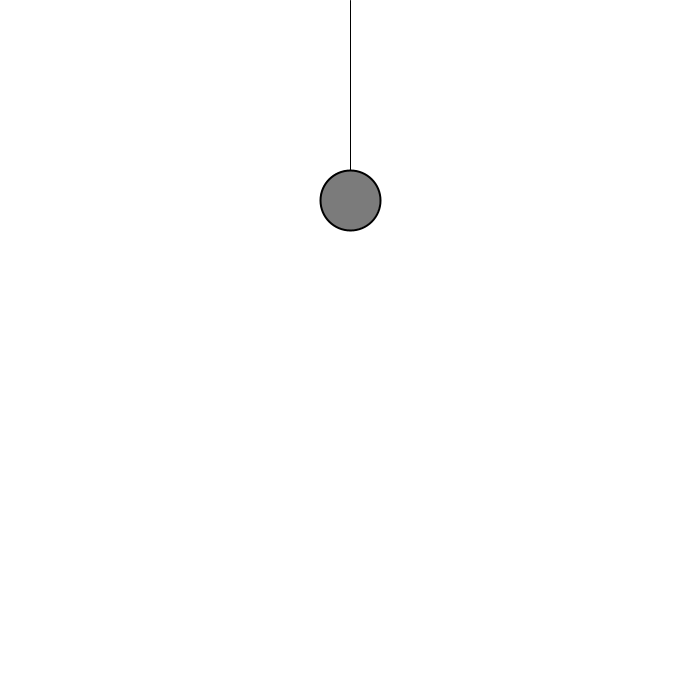
Frame 1 (no input)
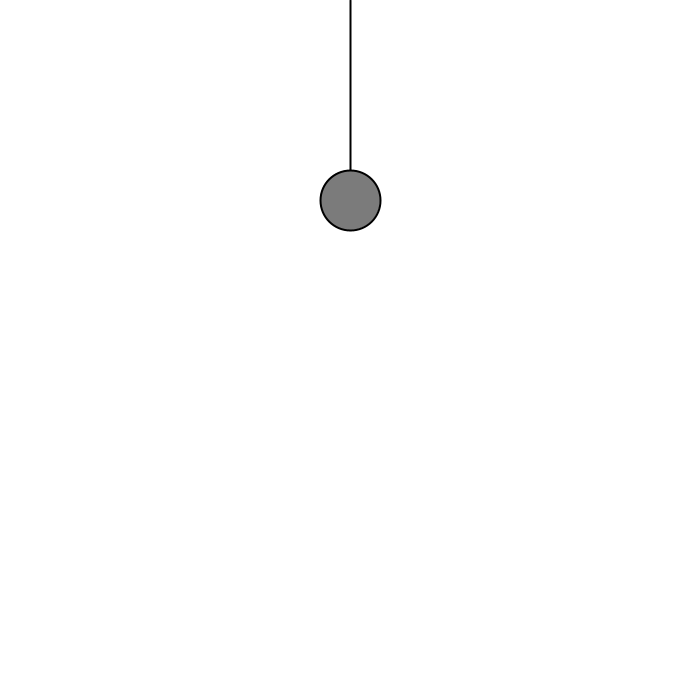
Frame 60 (the mouse pressed at the canvas centre just before this capture)
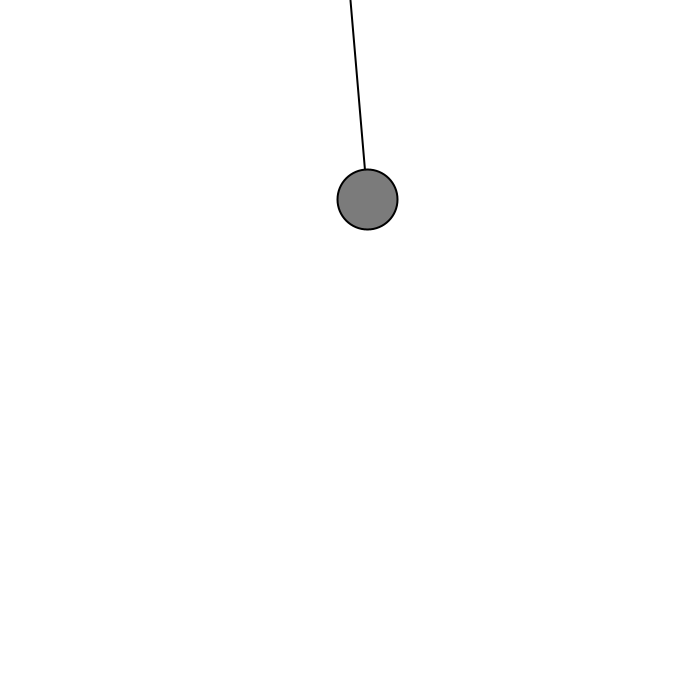
Frame 120 (the mouse held since frame 60 and released just before this capture)

The Processing sketch that drew these frames (run headless with seeded random() and noise(); from frame 60 on, the mouse is pressed at the canvas centre):

// Processing sketch: spring01
// ── spring01.pde
PVector origin;
Mover bob;
float restLength;

void setup() {
  size(700,700);
  restLength = 200;
  origin = new PVector(width/2, 0);
  bob = new Mover(width/2, restLength);
}

void draw() {
  background(255);
  
  line(origin.x, origin.y, bob.pos.x, bob.pos.y);

  // creating a vector that represents the direction of the spring and its length as mag
  PVector spring = PVector.sub(bob.pos, origin);
  // separating the magnitude of the vector from the direction
  float currentLength = spring.mag();
  // now the spring PVector is a unit vector in the direction opposite the spring force
  spring.normalize();
  float k = 0.1; // spring constant for hooke's
  float displacement = currentLength - restLength;
  spring.mult(-k*displacement);
  
  bob.applyForce(spring);

  PVector wind = new PVector(0.1, 0);
  if(mousePressed) {
    bob.applyForce(wind);
  }

  PVector gravity = new PVector(0, 0.1);
  bob.applyForce(gravity);
  

  bob.update();
  bob.display();
}

// ── Mover.pde
class Mover {
  PVector pos, vel, acc; // handling the position and derivatives
  float rad, mass; // handling the volume and mass
  
  Mover(float x, float y) {
    pos = new PVector(x, y);
    vel = new PVector(0,0);
    acc = new PVector(0,0);
    rad = 30;
    mass = 10;
  }
  
  void applyForce(PVector force) {
    PVector f = PVector.div(force, mass);
    acc.add(f);
  }
  
  void update() {
    vel.add(acc);
    pos.add(vel);
    acc.mult(0); // clearing the acc after each instant that a force is applied
  }
  
  void display() {
    stroke(0);
    strokeWeight(2);
    fill(123);
    ellipseMode(RADIUS);
    ellipse(pos.x, pos.y, rad, rad);
  }
  
  void edges() {
    if(pos.x < 0) {
      pos.x = width;
    } else if(pos.x > width) {
      pos.x = 0;
    }
    
    if(pos.y > height) {
      vel.y *= -1;
      pos.y = height;
    }
  }
}
